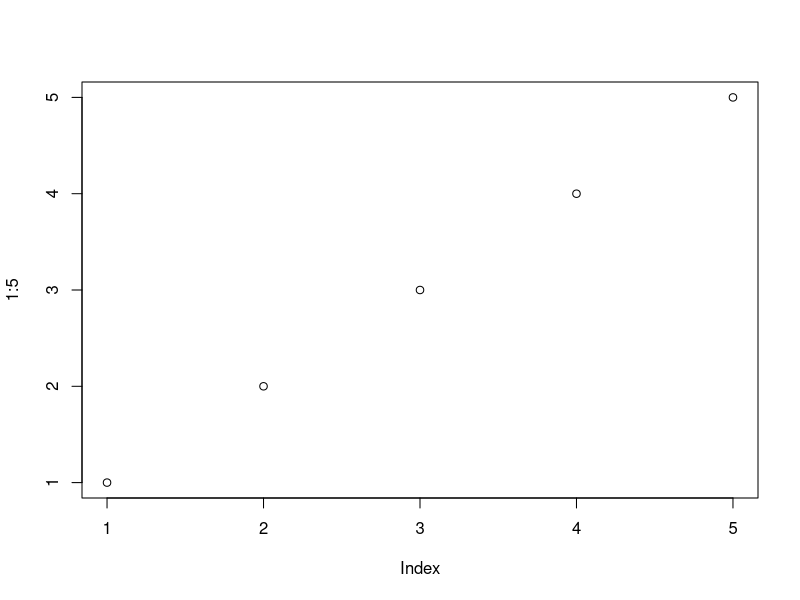
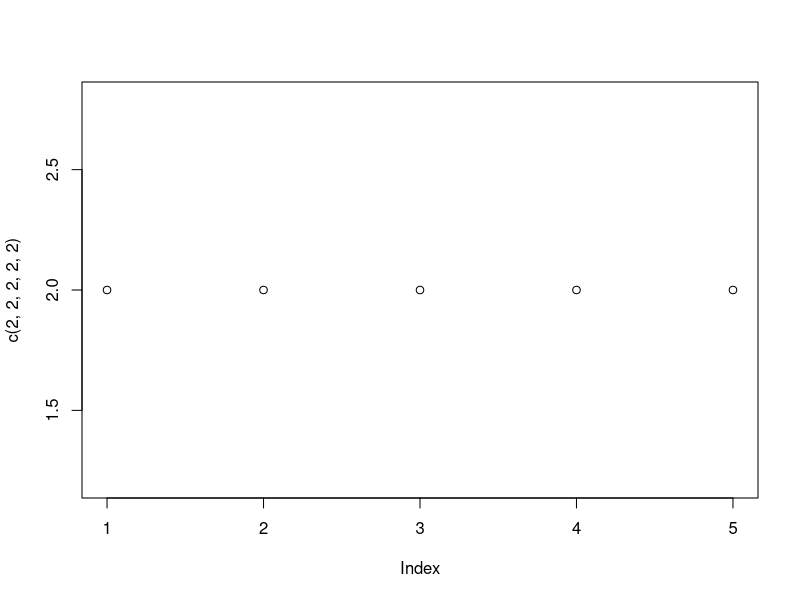
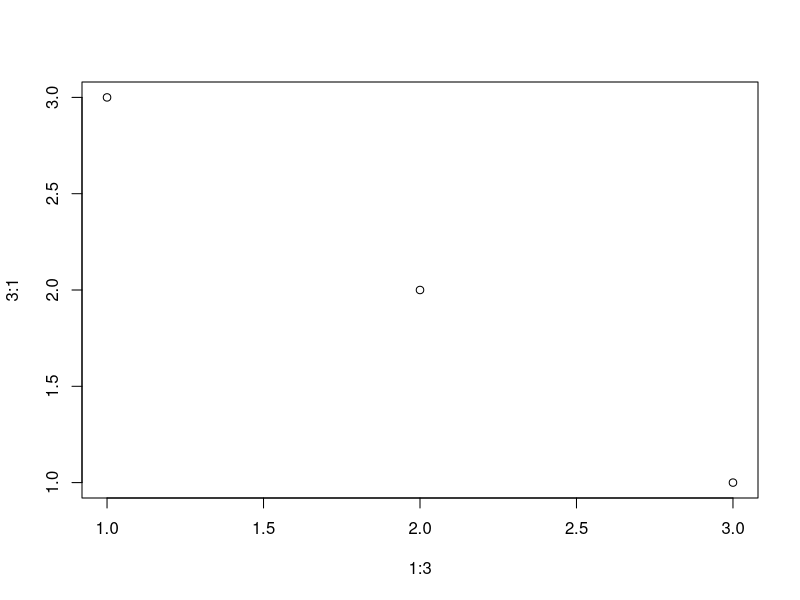
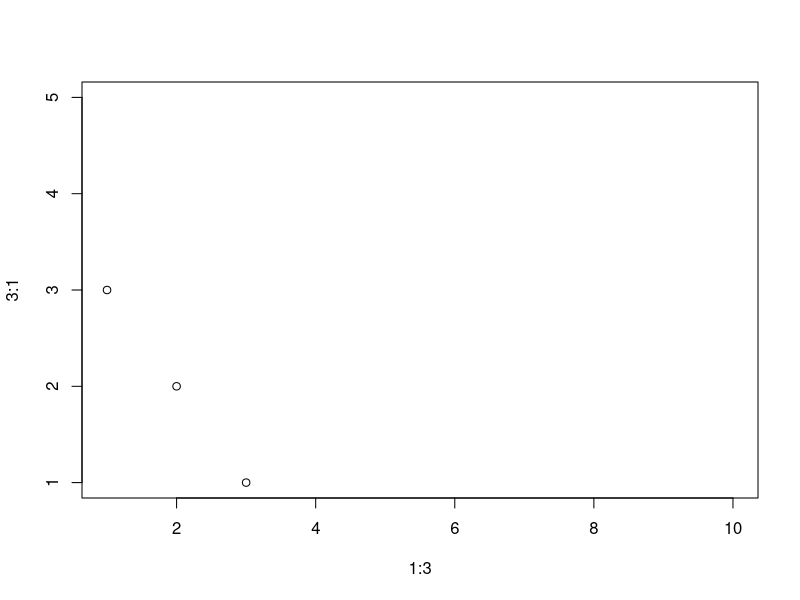
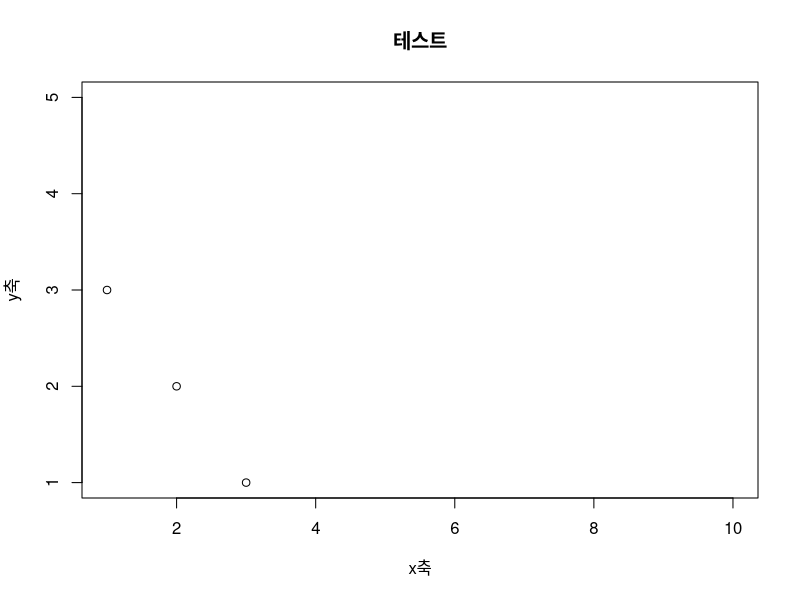
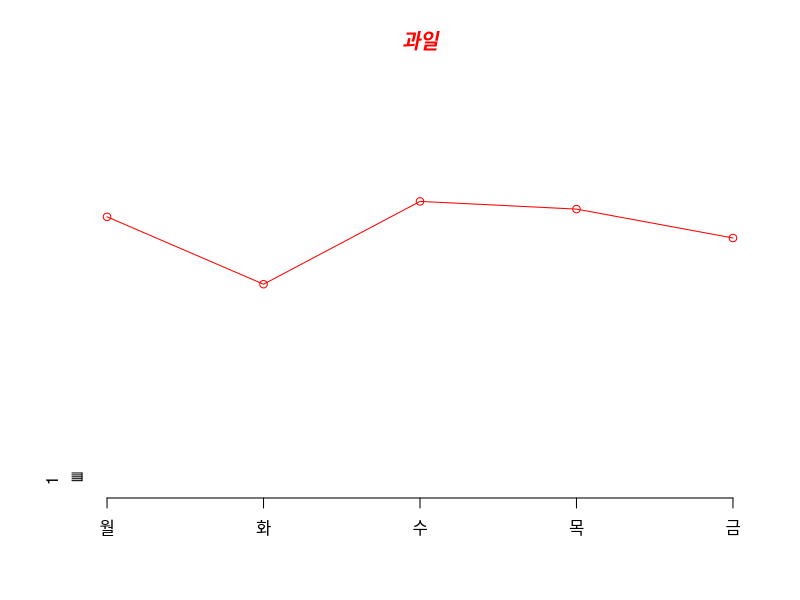

Source code (R) for these figures, in order:
# 그래프 종류
# 데카르트 방식: plot(x,y)
# 수식기반 방식: plot(x~y)

plot(1:5)
plot(c(2,2,2,2,2)) 
# 하나면 x는 1씩 증가, y는 벡터의 값
plot(1:3, 3:1) 
# 두개면 앞 x, 뒤 y정
plot(1:3,3:1, xlim=c(1,10), ylim=c(1,5))
# x, y 의 값의 리밋값을 설정 xlim=c(최소값,최대값)
plot(1:3,3:1, 
     xlim=c(1,10), ylim=c(1,5),
     xlab='x축',
     ylab='y축',
     main='테스트'
     )
# type = 'p' 점 (디폴트)
# l 선, b 점과 선, c b에서 점생략
# o 점과선 중첩, h 점에서 x축까지 수직
# 라인타입
# lty = 0, lty = "blank" 투명선
# lty = 1, lty = "solid" 실선
# lty = 3, lty = "dotted" 점선
# 색깔 col = "red"
# 배경색 bg = "yellow"
# 선의 굵기 lwd = "2"
# 점이나 문자의 굵기 cex = "3"
target <- round(runif(5,100,150),0)
plot(
  target,
  type = 'o',
  col = 'red',
  ylim = c(0,200),
  axes = F, #hide x, y 축
  ann = F #x, y 축에 no title
)
axis(
  1, # x축
  at=1:5,
  lab = c('월','화','수','목','금')
)
axis(
  2, # y축
  at=1:5
)
title(
  main = '과일',
  col.main = 'red',
  font.main = 4
)
